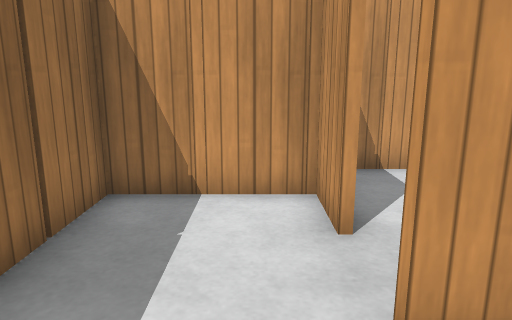
view 1 (above)

24 first-person views from a walk through a world built for the Gazebo simulator. The camera is 1 m above the floor, tilts 12° down and sees 70° across. The floor is counted in squares, 0.5 m on a side. Each view is taken from the middle of a square. On the plan, view 1 faces up. The plan holds only what a view shows up to about 19 squares ahead; the rest is blank. Simple patterns stand in for the simulator's built-in surfaces.

view 2
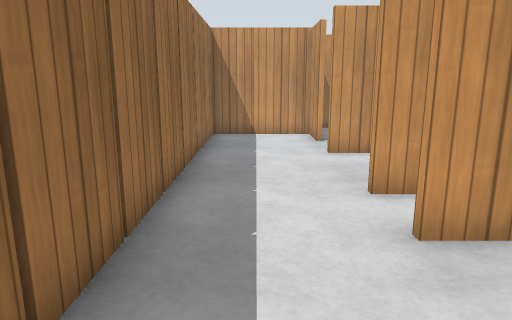

view 3
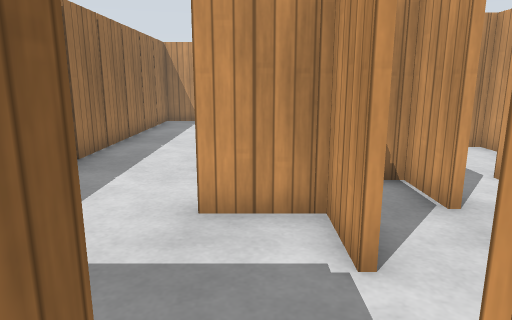

view 4
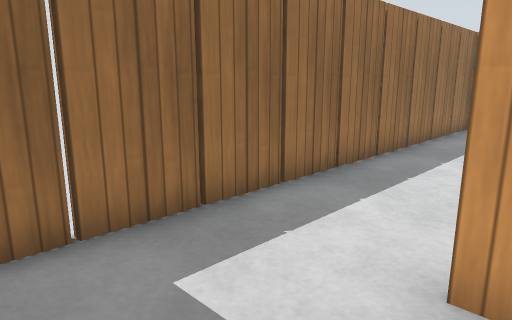

view 5
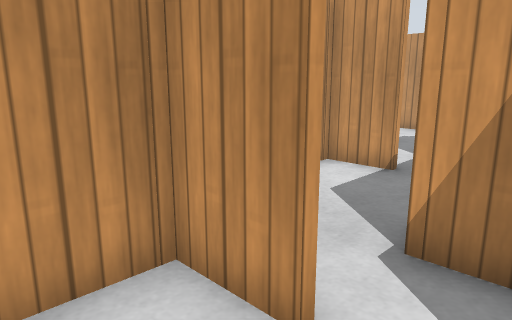

view 6
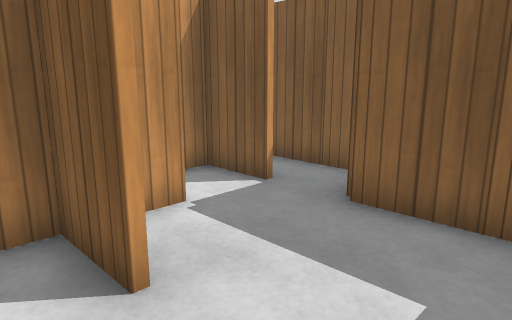

view 7
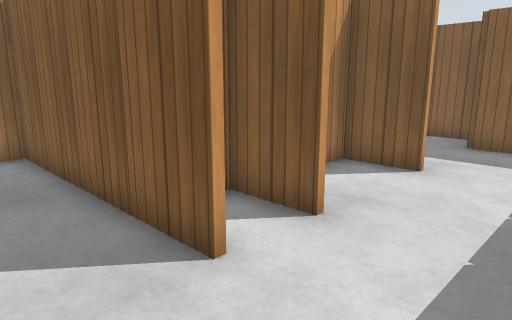

view 8
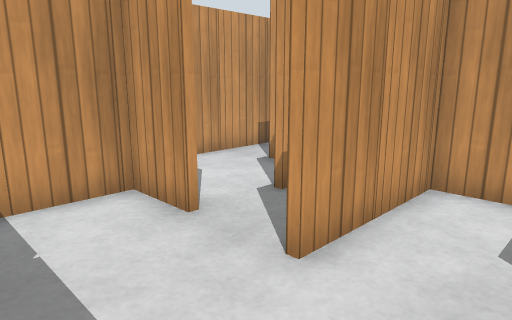

view 9
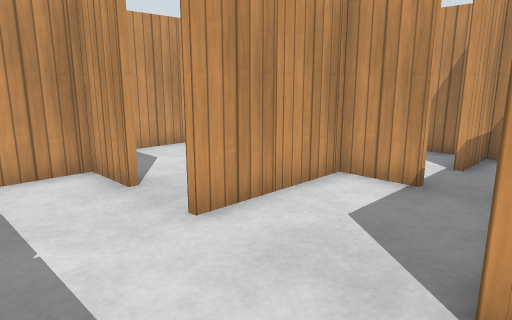

view 10
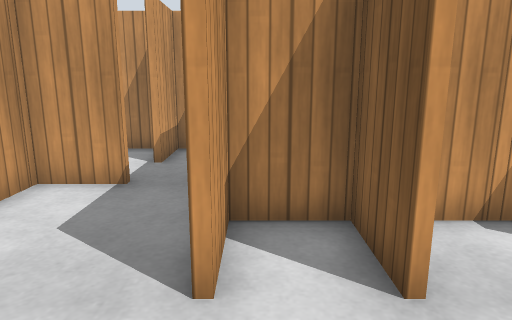

view 11
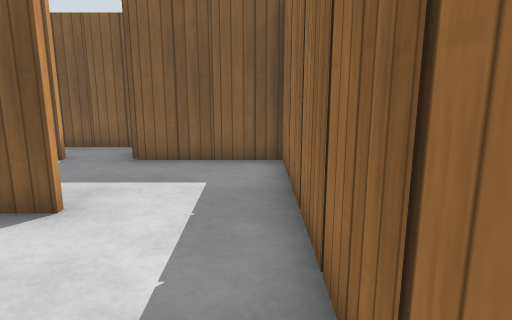

view 12
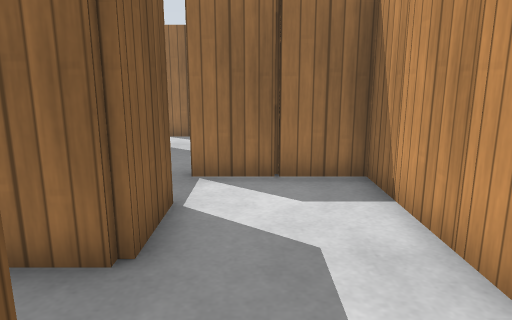

view 13
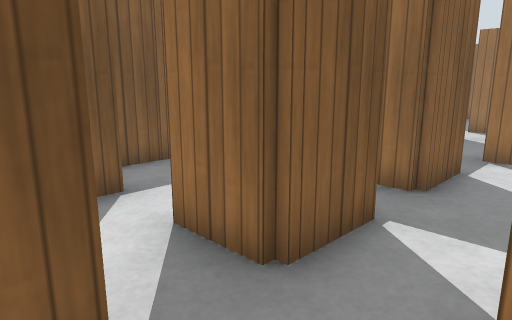

view 14
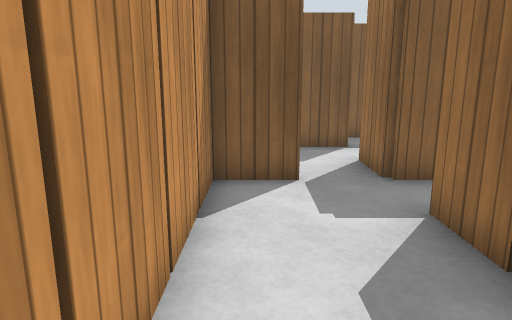

view 15
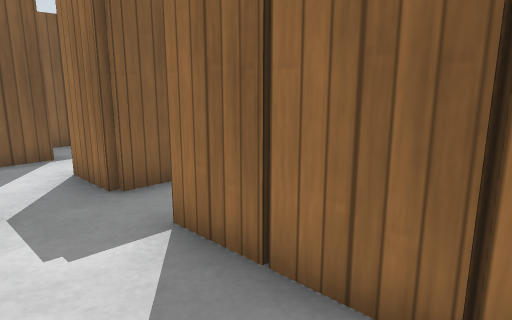

view 16
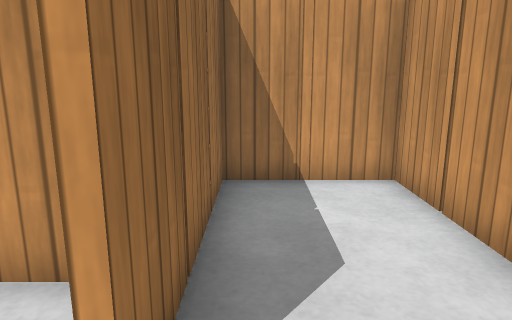

view 17
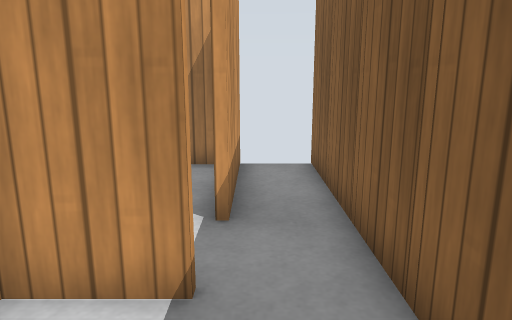

view 18
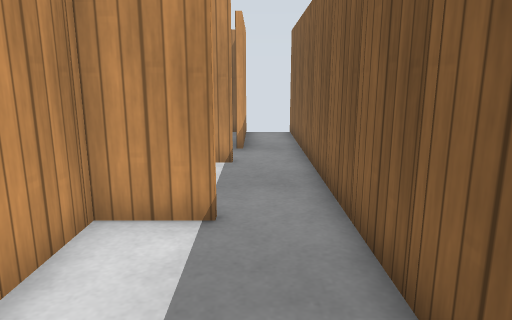

view 19
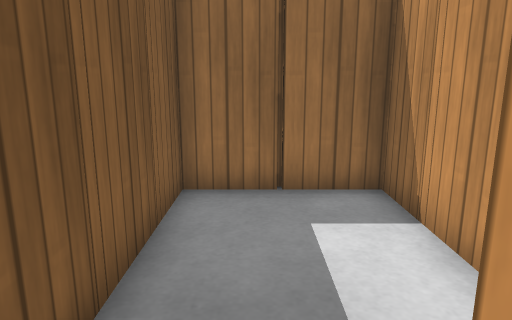

view 20
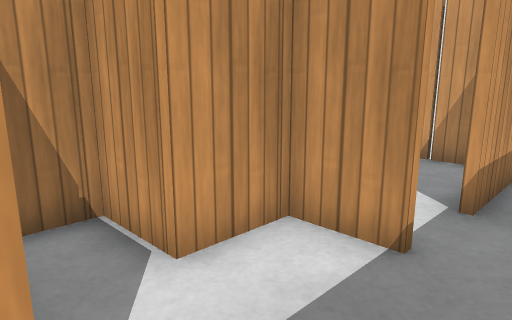

view 21
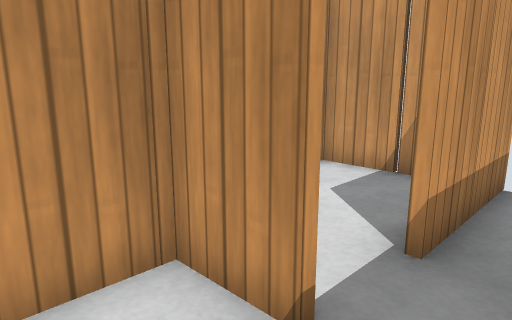

view 22
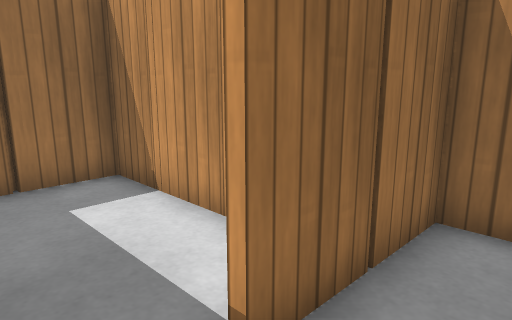

view 23
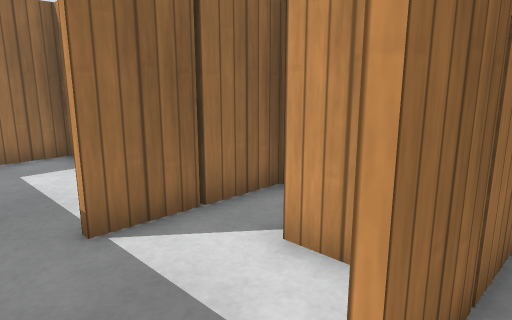

view 24
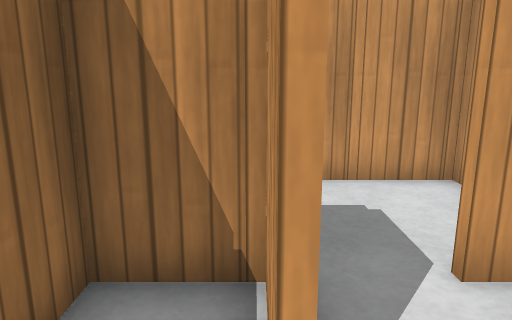

### Floor plan
Points are (right, up) in squares from view 1. A wall is a line through its corners. A room is listed if a view was taken in it or the views show most of it. See-through windows are left out.
Room 1 (views 1, 2, 3, 4, 5, 6, 7, 8, 9, 10, 11, 12, 13, 14, 15, 16, 17, 18, 19, 20, 21, 22, 23, 24)
walls: (8.5, -1.6) (7.4, -1.6); (10.6, -3.6) (9.3, -3.6) (9.3, -4.6); (8.5, 0.4) (7, 0.4); (7.6, -5.6) (7, -5.6); (12.6, -3.6) (11.5, -3.6); (9.3, -6.4) (9.3, -7.5); (5.1, 0.5) (5.1, 1.5); (9.1, -7.5) (9.1, -6.5); (11, -7.4) (13, -7.4); (4.5, 2.4) (3.4, 2.4); (2.5, -1.6) (1, -1.6); (5.1, -7.5) (5.1, -5.6) (3.3, -5.6) (3.3, -6.6); (2.2, -3.6) (1, -3.6); (3.1, -5.9) (3.1, -4.6); (16.1, -3.6) (15.5, -3.6); (8.6, -9.6) (7.5, -9.6); (10.5, -9.6) (9.4, -9.6); (2.5, 2.4) (1, 2.4); (6.6, -9.6) (5.3, -9.6) (5.3, -10.6); (1, -1.4) (8.5, -1.4); (15, -7.4) (17, -7.4); (1, -3.4) (2.5, -3.4); (3.3, -8.4) (3.3, -9.5); (2.5, -7.6) (1, -7.6); (17.3, -4.4) (17.3, -5.5); (11.3, -10.5) (11.3, -11.5); (5.1, -10.5) (5.1, -9.4); (14.5, -9.6) (13.1, -9.6) (13.1, -7.6) (11.3, -7.6) (11.3, -8.6); (3.1, -9.5) (3.1, -8.5); (1, -7.4) (2.5, -7.4); (11.1, -11.5) (11.1, -10.5); (18.5, 0.4) (17.3, 0.4) (17.3, -0.6); (1.1, 4.5) (1.1, 5.5); (17.3, -8.4) (17.3, -9.5); (15.3, -10.5) (15.3, -11.5); (6.5, 8.4) (5.4, 8.4); (5.3, -12.4) (5.3, -13.4) (21, -13.4); (3, -11.4) (4.5, -11.4); (15.1, -11.5) (15.1, -10.5); (4.5, 8.4) (3.4, 8.4); (19, -7.4) (20.5, -7.4); (0.5, 6.4) (-0.6, 6.4); (21, 0.4) (19.4, 0.4); (2.5, 8.4) (2, 8.4); (17, -11.4) (18.6, -11.4); (20.9, -7.5) (20.9, -1.5); (-1.4, 6.4) (-2.7, 6.4) (-2.7, -11.4) (0.5, -11.4); (1.8, -13.4) (4.8, -13.4); (18.5, -11.6) (17, -11.6); (20.5, -11.6) (19.4, -11.6); (20.9, -11.2) (20.9, -9.5)
low walls: (15.3, -8) (15.3, -8.6)
objects: wooden post (-3, -9); wooden post (-3, -7); wooden post (-3, -5); wooden post (-3, -3); wooden post (-3, -1); wooden post (-3, 1); wooden post (-3, 3); wooden post (-3, 5); wooden post (-1, -12); wooden post (-1, 7); wooden post (1, -12); wooden post (1, 6); wooden post (3, -14); wooden post (3, -8); wooden post (3, -7); wooden post (3, -4); wooden post (3, -3); wooden post (3, -2) to (3, -1); wooden post (3, 3); wooden post (3, 9); wooden post (5, -12); wooden post (5, -11); wooden post (5, -6); wooden post (5, -1); wooden post (5, 2); wooden post (5, 9); wooden post (7, -14); wooden post (7, -9); wooden post (7, -1); wooden post (7, 8) to (7, 9); wooden post (9, -14); wooden post (9, -9); wooden post (9, -6); wooden post (9, -5); wooden post (9, -2); wooden post (9, -1); wooden post (9, 0); wooden post (11, -14); wooden post (11, -10); wooden post (11, -9); wooden post (11, -3); wooden post (13, -14); wooden post (13, -8); wooden post (13, -3); wooden post (15, -14); wooden post (15, -10); wooden post (15, -9); wooden post (17, -14); wooden post (17, -8); wooden post (17, -3); wooden post (17, -2); wooden post (17, -1); wooden post (19, -14); wooden post (19, -11); wooden post (19, 1); wooden post (21, -12); wooden post (21, -9); wooden post (21, -5); wooden post (21, -3); wooden post (21, -1)

Positions as (right, up) in squares from view 1, and headings:
1: (0, 0), facing up
2: (-1, -8), facing up
3: (2, -13), facing up
4: (2, -11), facing up-left
5: (1, -11), facing up-right
6: (-2, -6), facing down-right
7: (-2, 1), facing down-right
8: (-2, 0), facing up-right
9: (-2, -2), facing up-right
10: (-2, -2), facing right
11: (-2, -2), facing down
12: (17, -6), facing left
13: (20, -5), facing down-left
14: (20, 0), facing down
15: (20, -1), facing down-left
16: (18, -7), facing up
17: (12, -12), facing right
18: (6, -12), facing right
19: (12, -12), facing left
20: (11, -13), facing up-right
21: (13, -13), facing up-right
22: (13, -13), facing up-left
23: (16, -13), facing up-left
24: (5, -9), facing up
